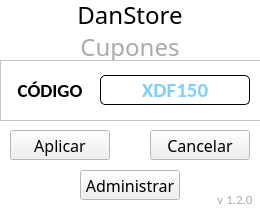
<?xml version="1.0" encoding="UTF-8"?>
<ui version="4.0">
 <class>MainWindow</class>
 <widget class="QMainWindow" name="MainWindow">
  <property name="geometry">
   <rect>
    <x>0</x>
    <y>0</y>
    <width>260</width>
    <height>210</height>
   </rect>
  </property>
  <property name="minimumSize">
   <size>
    <width>260</width>
    <height>210</height>
   </size>
  </property>
  <property name="maximumSize">
   <size>
    <width>260</width>
    <height>210</height>
   </size>
  </property>
  <property name="palette">
   <palette>
    <active>
     <colorrole role="Base">
      <brush brushstyle="SolidPattern">
       <color alpha="255">
        <red>255</red>
        <green>255</green>
        <blue>255</blue>
       </color>
      </brush>
     </colorrole>
     <colorrole role="Window">
      <brush brushstyle="SolidPattern">
       <color alpha="255">
        <red>255</red>
        <green>255</green>
        <blue>255</blue>
       </color>
      </brush>
     </colorrole>
    </active>
    <inactive>
     <colorrole role="Base">
      <brush brushstyle="SolidPattern">
       <color alpha="255">
        <red>255</red>
        <green>255</green>
        <blue>255</blue>
       </color>
      </brush>
     </colorrole>
     <colorrole role="Window">
      <brush brushstyle="SolidPattern">
       <color alpha="255">
        <red>255</red>
        <green>255</green>
        <blue>255</blue>
       </color>
      </brush>
     </colorrole>
    </inactive>
    <disabled>
     <colorrole role="Base">
      <brush brushstyle="SolidPattern">
       <color alpha="255">
        <red>255</red>
        <green>255</green>
        <blue>255</blue>
       </color>
      </brush>
     </colorrole>
     <colorrole role="Window">
      <brush brushstyle="SolidPattern">
       <color alpha="255">
        <red>255</red>
        <green>255</green>
        <blue>255</blue>
       </color>
      </brush>
     </colorrole>
    </disabled>
   </palette>
  </property>
  <property name="windowTitle">
   <string>Cupones</string>
  </property>
  <widget class="QWidget" name="centralwidget">
   <widget class="QLabel" name="L2">
    <property name="geometry">
     <rect>
      <x>0</x>
      <y>30</y>
      <width>260</width>
      <height>30</height>
     </rect>
    </property>
    <property name="font">
     <font>
      <family>Swis721 LtCn BT</family>
      <pointsize>18</pointsize>
     </font>
    </property>
    <property name="frameShadow">
     <enum>QFrame::Plain</enum>
    </property>
    <property name="midLineWidth">
     <number>0</number>
    </property>
    <property name="text">
     <string>&lt;html&gt;&lt;head/&gt;&lt;body&gt;&lt;p&gt;&lt;span style=&quot; color:#aaaaaa;&quot;&gt;Cupones&lt;/span&gt;&lt;/p&gt;&lt;/body&gt;&lt;/html&gt;</string>
    </property>
    <property name="alignment">
     <set>Qt::AlignCenter</set>
    </property>
   </widget>
   <widget class="QLabel" name="L1">
    <property name="geometry">
     <rect>
      <x>0</x>
      <y>0</y>
      <width>260</width>
      <height>30</height>
     </rect>
    </property>
    <property name="font">
     <font>
      <family>Impact</family>
      <pointsize>18</pointsize>
     </font>
    </property>
    <property name="text">
     <string>DanStore</string>
    </property>
    <property name="alignment">
     <set>Qt::AlignCenter</set>
    </property>
   </widget>
   <widget class="QFrame" name="frame">
    <property name="geometry">
     <rect>
      <x>0</x>
      <y>60</y>
      <width>261</width>
      <height>61</height>
     </rect>
    </property>
    <property name="frameShape">
     <enum>QFrame::StyledPanel</enum>
    </property>
    <property name="frameShadow">
     <enum>QFrame::Raised</enum>
    </property>
    <widget class="QLineEdit" name="D_Cupon">
     <property name="geometry">
      <rect>
       <x>100</x>
       <y>15</y>
       <width>150</width>
       <height>30</height>
      </rect>
     </property>
     <property name="palette">
      <palette>
       <active>
        <colorrole role="Text">
         <brush brushstyle="SolidPattern">
          <color alpha="255">
           <red>0</red>
           <green>160</green>
           <blue>245</blue>
          </color>
         </brush>
        </colorrole>
       </active>
       <inactive>
        <colorrole role="Text">
         <brush brushstyle="SolidPattern">
          <color alpha="255">
           <red>0</red>
           <green>160</green>
           <blue>245</blue>
          </color>
         </brush>
        </colorrole>
       </inactive>
       <disabled>
        <colorrole role="Text">
         <brush brushstyle="SolidPattern">
          <color alpha="255">
           <red>120</red>
           <green>120</green>
           <blue>120</blue>
          </color>
         </brush>
        </colorrole>
       </disabled>
      </palette>
     </property>
     <property name="font">
      <font>
       <family>Calibri</family>
       <pointsize>16</pointsize>
       <weight>75</weight>
       <bold>true</bold>
      </font>
     </property>
     <property name="styleSheet">
      <string notr="true">QLineEdit {
     border-width: 1px;
     border-style: solid;
     border-radius: 5px;
 }</string>
     </property>
     <property name="text">
      <string/>
     </property>
     <property name="alignment">
      <set>Qt::AlignCenter</set>
     </property>
     <property name="placeholderText">
      <string>XDF150</string>
     </property>
     <property name="clearButtonEnabled">
      <bool>true</bool>
     </property>
    </widget>
    <widget class="QLabel" name="L_Cupon">
     <property name="geometry">
      <rect>
       <x>10</x>
       <y>20</y>
       <width>80</width>
       <height>21</height>
      </rect>
     </property>
     <property name="font">
      <font>
       <family>Calibri</family>
       <pointsize>14</pointsize>
       <weight>75</weight>
       <bold>true</bold>
      </font>
     </property>
     <property name="styleSheet">
      <string notr="true"/>
     </property>
     <property name="text">
      <string>CÓDIGO</string>
     </property>
     <property name="alignment">
      <set>Qt::AlignCenter</set>
     </property>
    </widget>
   </widget>
   <widget class="QPushButton" name="b_Aplicar">
    <property name="geometry">
     <rect>
      <x>10</x>
      <y>130</y>
      <width>100</width>
      <height>30</height>
     </rect>
    </property>
    <property name="font">
     <font>
      <family>Swis721 LtCn BT</family>
      <pointsize>12</pointsize>
     </font>
    </property>
    <property name="focusPolicy">
     <enum>Qt::StrongFocus</enum>
    </property>
    <property name="text">
     <string>Aplicar</string>
    </property>
    <property name="autoDefault">
     <bool>true</bool>
    </property>
   </widget>
   <widget class="QPushButton" name="b_Cancelar">
    <property name="geometry">
     <rect>
      <x>150</x>
      <y>130</y>
      <width>100</width>
      <height>30</height>
     </rect>
    </property>
    <property name="font">
     <font>
      <family>Swis721 LtCn BT</family>
      <pointsize>12</pointsize>
     </font>
    </property>
    <property name="focusPolicy">
     <enum>Qt::StrongFocus</enum>
    </property>
    <property name="text">
     <string>Cancelar</string>
    </property>
    <property name="autoDefault">
     <bool>true</bool>
    </property>
   </widget>
   <widget class="QLabel" name="L3">
    <property name="geometry">
     <rect>
      <x>210</x>
      <y>190</y>
      <width>50</width>
      <height>20</height>
     </rect>
    </property>
    <property name="font">
     <font>
      <family>Calibri</family>
      <pointsize>14</pointsize>
     </font>
    </property>
    <property name="text">
     <string>&lt;html&gt;&lt;head/&gt;&lt;body&gt;&lt;p&gt;&lt;span style=&quot; font-size:10pt; color:#aaaaaa;&quot;&gt;v 1.2.0&lt;/span&gt;&lt;/p&gt;&lt;/body&gt;&lt;/html&gt;</string>
    </property>
    <property name="alignment">
     <set>Qt::AlignCenter</set>
    </property>
   </widget>
   <widget class="QPushButton" name="b_Administrar">
    <property name="geometry">
     <rect>
      <x>80</x>
      <y>170</y>
      <width>100</width>
      <height>30</height>
     </rect>
    </property>
    <property name="font">
     <font>
      <family>Swis721 LtCn BT</family>
      <pointsize>12</pointsize>
     </font>
    </property>
    <property name="text">
     <string>Administrar</string>
    </property>
    <property name="autoDefault">
     <bool>true</bool>
    </property>
   </widget>
  </widget>
 </widget>
 <resources/>
 <connections/>
</ui>
